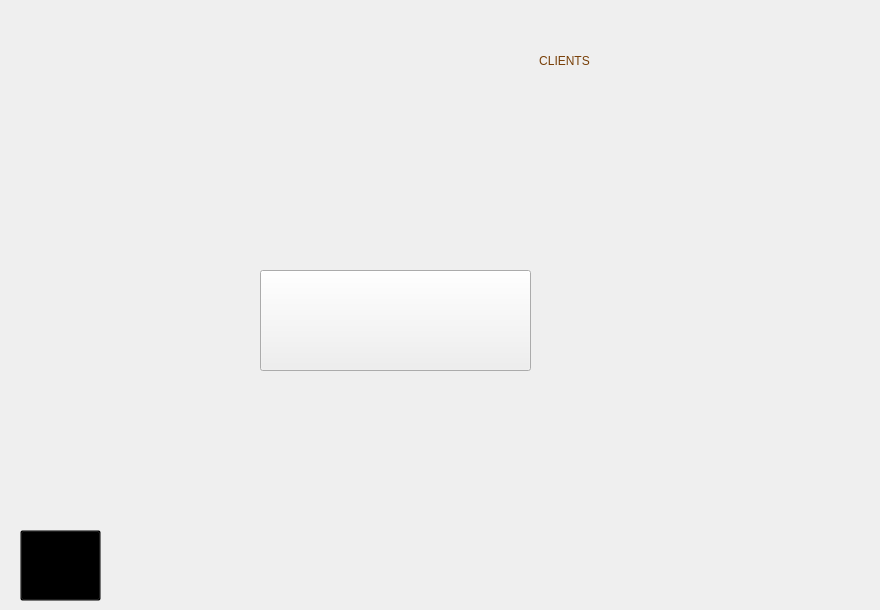
    <widget class="QWidget" name="clients">
     <widget class="QLabel" name="label_9">
      <property name="geometry">
       <rect>
        <x>419</x>
        <y>0</y>
        <width>291</width>
        <height>121</height>
       </rect>
      </property>
      <property name="styleSheet">
       <string notr="true">color: rgb(120, 63, 7);
font: 40pt &quot;Lemon&quot;;
background-color: rgb(0, 0, 0,0%);</string>
      </property>
      <property name="text">
       <string>CLIENTS</string>
      </property>
      <property name="scaledContents">
       <bool>true</bool>
      </property>
      <property name="alignment">
       <set>Qt::AlignCenter</set>
      </property>
     </widget>
     <widget class="QLabel" name="label_10">
      <property name="geometry">
       <rect>
        <x>0</x>
        <y>10</y>
        <width>151</width>
        <height>91</height>
       </rect>
      </property>
      <property name="styleSheet">
       <string notr="true">image: url(:/img/img/logo.png);
background-color: rgb(0, 0, 0, 0%);</string>
      </property>
      <property name="text">
       <string/>
      </property>
     </widget>
     <widget class="QToolButton" name="back_4">
      <property name="geometry">
       <rect>
        <x>20</x>
        <y>530</y>
        <width>81</width>
        <height>71</height>
       </rect>
      </property>
      <property name="styleSheet">
       <string notr="true">background-color: rgb(0, 0, 0, 0%);</string>
      </property>
      <property name="text">
       <string>...</string>
      </property>
      <property name="icon">
       <iconset resource="assets.qrc">
        <normaloff>:/img/img/icons8-back-80.png</normaloff>:/img/img/icons8-back-80.png</iconset>
      </property>
      <property name="iconSize">
       <size>
        <width>60</width>
        <height>60</height>
       </size>
      </property>
     </widget>
     <widget class="QPushButton" name="g">
      <property name="geometry">
       <rect>
        <x>260</x>
        <y>270</y>
        <width>271</width>
        <height>101</height>
       </rect>
      </property>
      <property name="styleSheet">
       <string notr="true">#pushButton {
background-color: transparent;
border-image: url(:/img/img/btnClients.png);
background: none;
border: none;
background-repeat: none;
}

#pushButton:hover {

	background-color: rgba(255, 255, 255, 0.4);
  	border-image: url(:/img/img/btnClients2.png);
	 border: none;
}
#pushButton:pressed
{
   border-image: url(:/img/img/btnClients.png);
}</string>
      </property>
      <property name="text">
       <string/>
      </property>
     </widget>
     <widget class="QPushButton" name="pushButton_2">
      <property name="geometry">
       <rect>
        <x>600</x>
        <y>270</y>
        <width>271</width>
        <height>101</height>
       </rect>
      </property>
      <property name="styleSheet">
       <string notr="true">#pushButton_2 {
background-color: transparent;
border-image: url(:/img/img/btnCoupons0001.png);
background: none;
border: none;
background-repeat: none;
}

#pushButton_2:hover {

	background-color: rgba(255, 255, 255, 0.4);
  	border-image: url(:/img/img/btnCoupons0002.png);
	 border: none;
}
#pushButton_2:pressed
{
   border-image: url(:/img/img/btnCoupons0001.png);
}</string>
      </property>
      <property name="text">
       <string/>
      </property>
     </widget>
    </widget>
